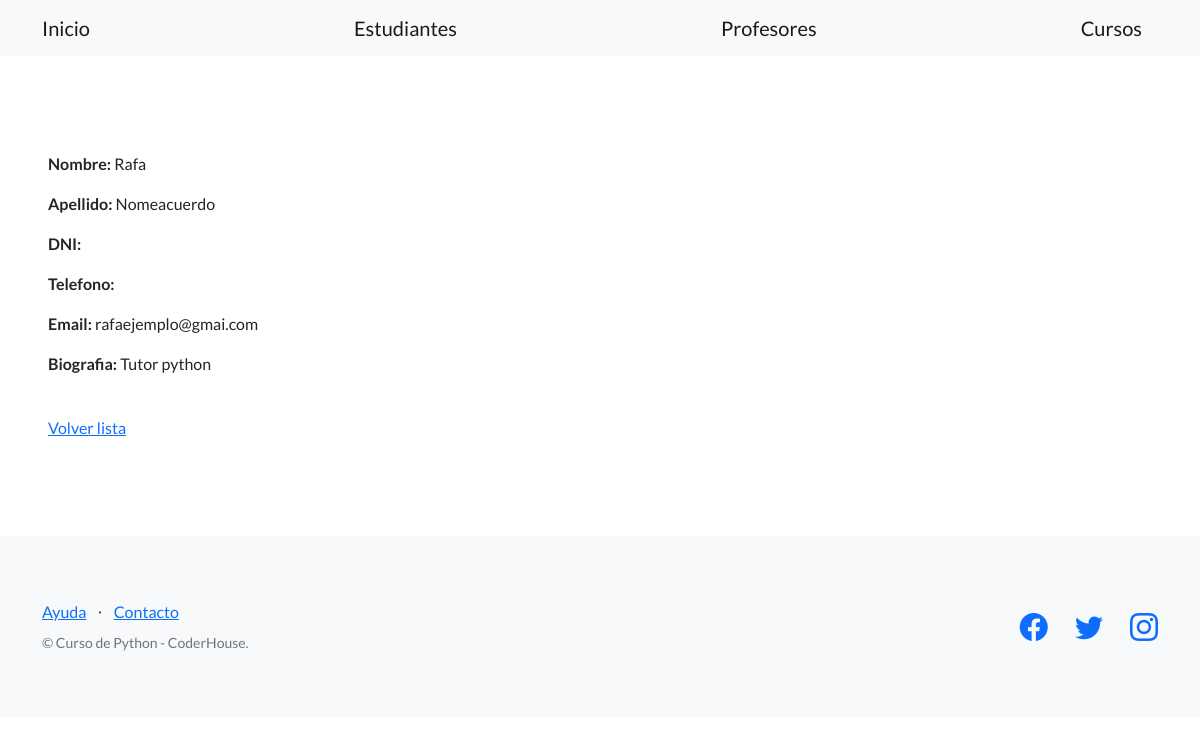
Screenshot of /estudios/ver-profesores/2/ with the database file from the repository.
### control_code/models.py (models this page shows, shortened)
class Profesor(models.Model):
    nombre = models.CharField(max_length=256)
    apellido = models.CharField(max_length=256)
    dni = models.CharField(max_length=32,blank=True)
    telefono = models.CharField(max_length=20,blank=True)
    email = models.EmailField()
    biografia = models.TextField()

### control_code/views.py (the view)
# urls.py: path('ver-profesores/<int:pk>/', views.ProfesorDetailView.as_view(), name="ver_profesores"),
class ProfesorDetailView(DetailView):
    model = Profesor
    success_url = reverse_lazy('lista_profesor')

### control_code/templates/control_code/profesor_detail.html
{% extends "control_code/base.html" %}
{% block contenido %}
<p>
    <strong>Nombre:</strong> {{object.nombre}}
</p>
<p>
    <strong>Apellido:</strong> {{object.apellido}}
</p>
<p>
    <strong>DNI:</strong> {{object.dni}}
</p>
<p>
    <strong>Telefono:</strong> {{object.telefono}}
</p>
<p>
    <strong>Email:</strong> {{object.email}}
</p>
<p>
    <strong>Biografia:</strong> {{object.biografia}}
</p>
<br>
<a href="{% url 'lista_profesores' %}">Volver lista</a>
{% endblock contenido %}

### rows the page displays
Profesor: nombre "Rafa", apellido "Nomeacuerdo", email "rafaejemplo@gmai.com", biografia "Tutor python"
